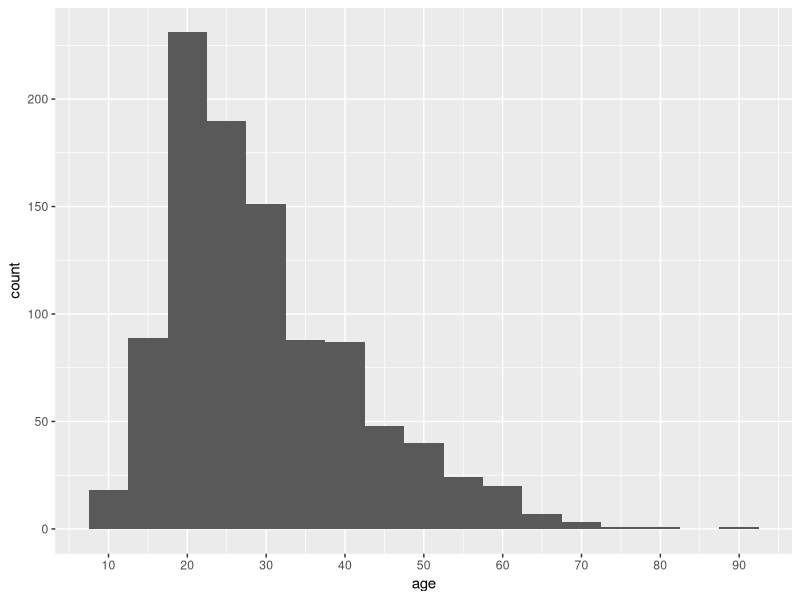
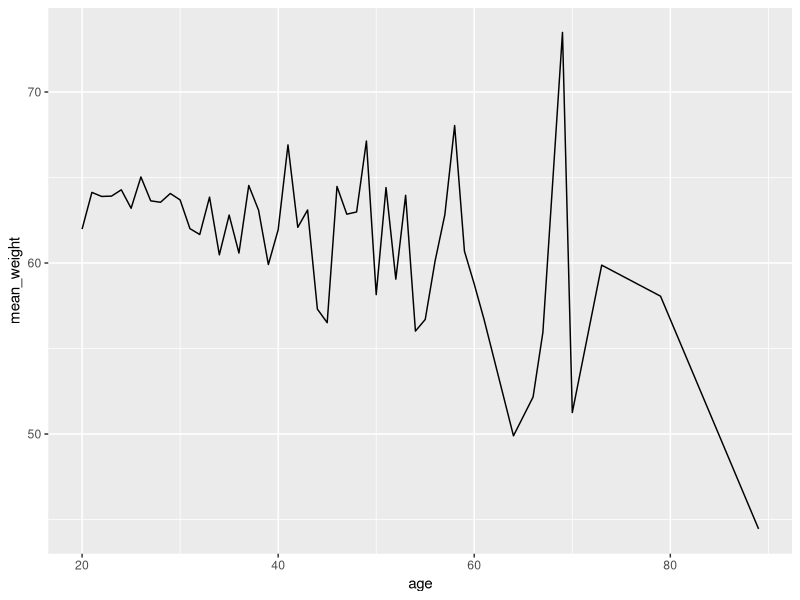
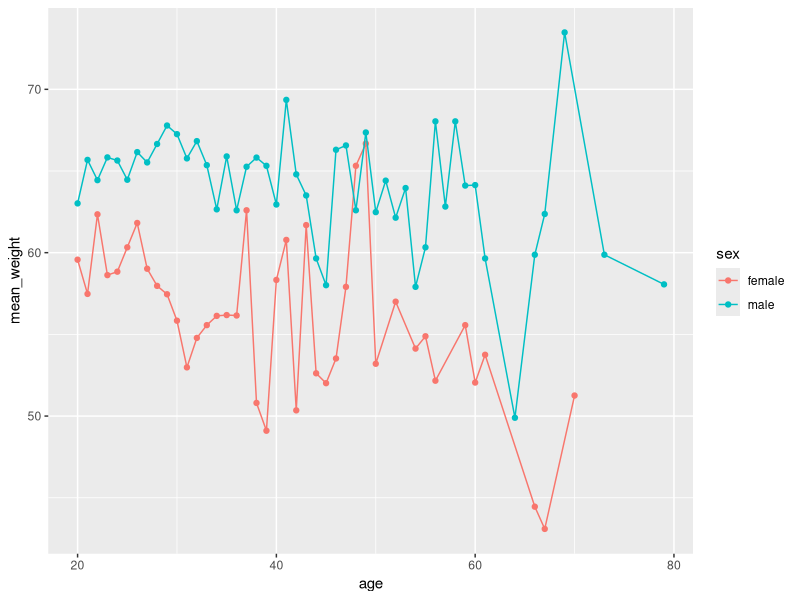

Write the R code that produced these figures, in order.
## ---- chunk 1
#| echo: false # not show because it is shown above but without "evaluating" due to setwd()

rm(list=ls()) # Clear de "Global Environment"
# Working directory set by the project itself

library(tidyverse)
library(readxl)
data <- read_excel("data/paisley-data.xlsx")
## ---- chunk 2
data
## ---- chunk 3
data |>  
  print(n = 15)
## ---- chunk 4
view(data)
## ---- chunk 5
data |>  
  count(sex)
## ---- chunk 6
data |>  
  count(employed)
## ---- chunk 7
data |>  
  count(occup) |>
  print(n = 15)
## ---- chunk 8
data |>  
  count(occup, sort = TRUE)
## ---- chunk 9
data |>  
  count(occup) |> 
  arrange(n) |> 
  print(n=15) 
## ---- chunk 10
data |>  
  count(occup, sort = TRUE) |>              
  mutate(prop = n/sum(n)) 
## ---- chunk 11
data |> 
  filter(sex=="female") |>   
  count(literacy, sort = TRUE) |>              
  mutate(prop = n/sum(n)) 
## ---- chunk 12
data |>  
  count(age) |>              
  mutate(perc = 100*n/sum(n))
## ---- chunk 13
#| warning: true
data |>   
  ggplot(aes(x = age)) +
    geom_histogram(binwidth = 5) +
    scale_x_continuous(breaks = seq(0, 90, 10))
## ---- chunk 14
data |> 
  summarize(mean_age = mean(age, na.rm = TRUE))
## ---- chunk 15
#| warning: false
#| message: false
data |> 
  summarize(
    obs = sum(!is.na(age)),
    mean = mean(age, na.rm = TRUE), 
    min = min(age, na.rm = TRUE),
    max = max(age, na.rm = TRUE)) 
## ---- chunk 16
data <- data |>
  mutate(weight_kg = 0.453592*weight)
## ---- chunk 17
data |> 
  filter(age>=20) |>
  mutate(age_class = cut(age, breaks = seq(19, 89, 10))) |>  
  group_by(age_class) |>
  summarise(obs = sum(!is.na(weight_kg)),
            mean_weight = mean(weight_kg, na.rm = TRUE))
## ---- chunk 18
#| warning: false
#| message: false
data |> 
  filter(age>=20) |>
  group_by(age) |>
  summarise(mean_weight = mean(weight_kg, na.rm = TRUE)) |>
  ggplot(aes(x = age, y = mean_weight, group = 1)) +
    geom_line()
## ---- chunk 19
#| warning: false
#| message: false
data |>
  filter(age>=20 & age<80) |>
  group_by(age, sex) |>
  summarise(mean_weight = mean(weight_kg, na.rm = TRUE)) |>
  ggplot(aes(x = age, y = mean_weight, color = sex)) +
    geom_point() +
    geom_line()
